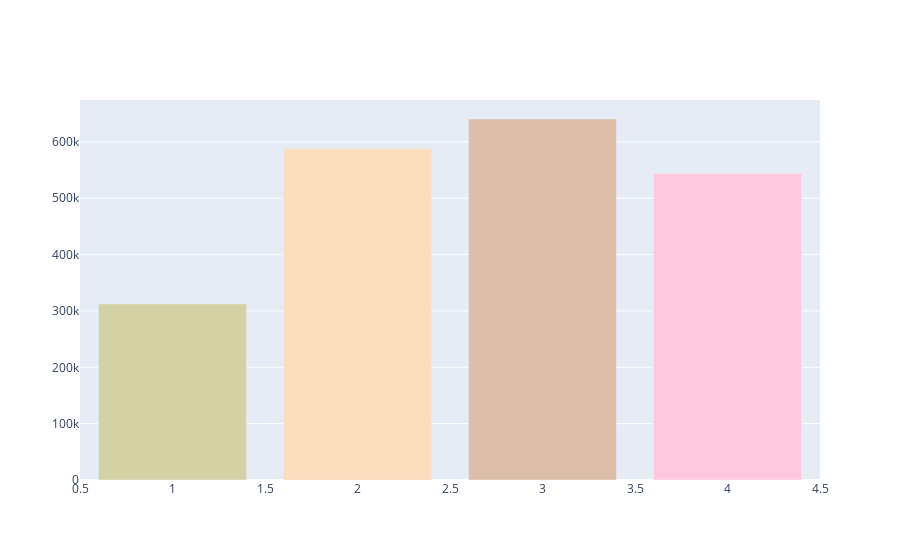

Write notebook code for a chart like this one.
### Code cell
labels= season_df['season']
values= season_df['number_of_cycles_rented']

colors = ['#D4D2A5','#FCDEBE','#ddbea9','#ffc8dd']

bar_chart = go.Figure(go.Bar(x=labels, y=values, marker_color=colors))
bar_chart

### Figure 1 — Plotly figure (JSON) as saved in the notebook; plotly's stock layout.template omitted (floating-point values rounded to 4 significant figures)
{"data": [{"marker": {"color": ["#D4D2A5", "#FCDEBE", "#ddbea9", "#ffc8dd"]}, "type": "bar", "x": [1, 2, 3, 4], "y": [312498, 588282, 640662, 544034]}], "layout": {}}
